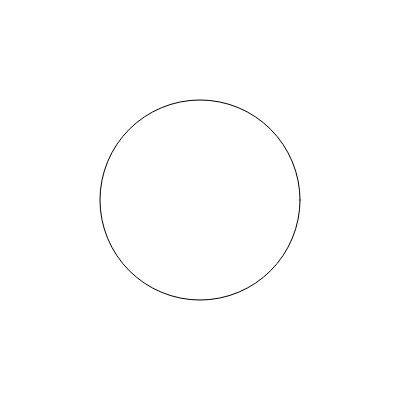
Frame 1 (no input)
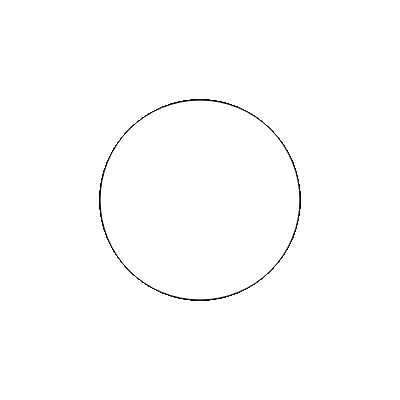
Frame 60 (no input)
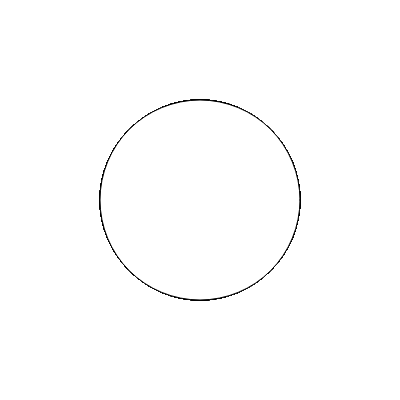
Frame 120 (the mouse pressed at the canvas centre since frame 60)

The p5.js sketch that drew these frames (run headless with seeded random() and noise() and a simulated clock; from frame 60 on, the mouse is pressed at the canvas centre):

// p5.js sketch
// ── sketch.js
function setup() {
    createCanvas(400,400);
}

function draw() {
    ellipse(200, 200, 200, 200);
}
